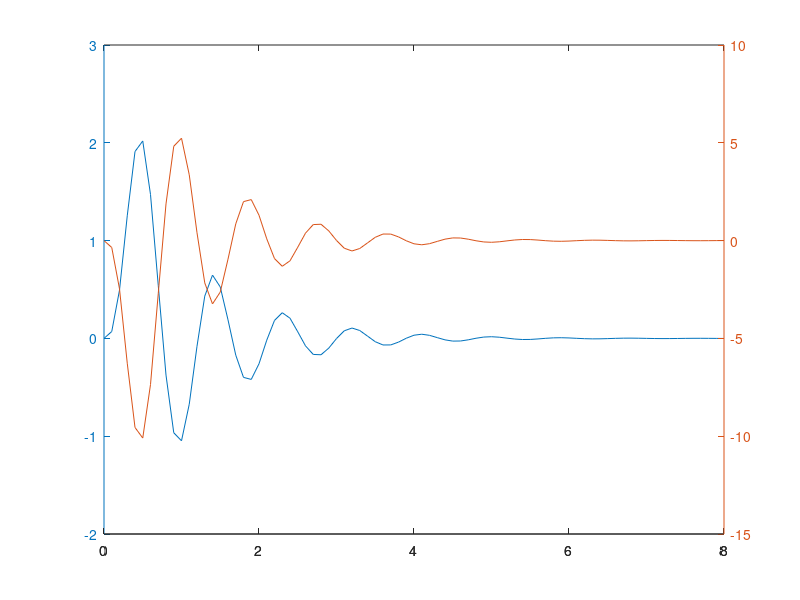
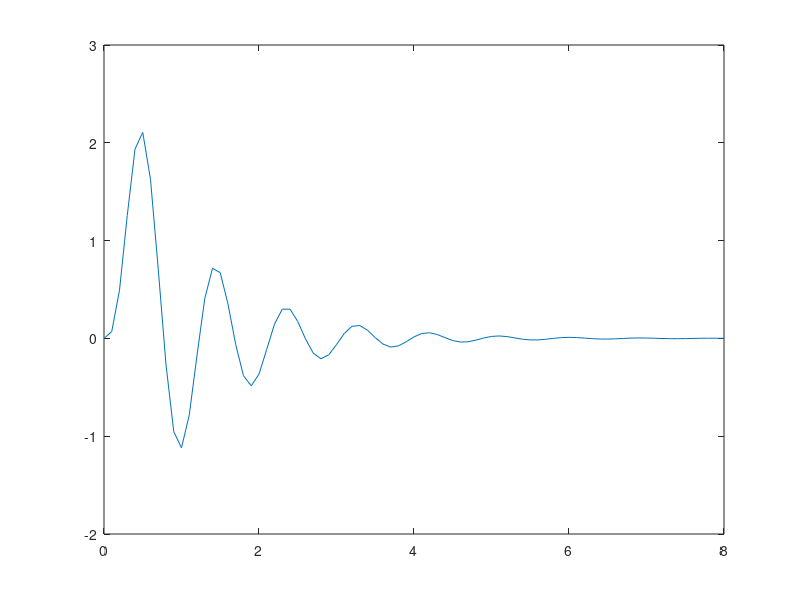

Write MATLAB code to recreate these figures, in order.
function TP6MVP3
m=0.1;
c=0.2;
k=5;
dt=0.1;
t=0:dt:8;
P=zeros(1,length(t));
P(2)=5; P(3)=8; P(4)=7; P(5)=5; P(6)=3; P(7)=2; P(8)=1;
tolerancia=0.0001;

x=zeros(1,length(t));
v=zeros(1,length(t));
a=zeros(1,length(t));

for i=1:length(t)-1
fin=0;
a(i)=(1/m)*(P(i)-c*v(i)-k*x(i));
it=0;
while fin==0
it=it+1;
vprev=v(i)+(dt/2)*(a(i)+a(i+1));
xprev=x(i)+v(i)*dt+a(i)*((dt^2)/3)+a(i+1)*((dt^2)/6);

a(i+1)=(1/m)*(P(i+1)-c*vprev-k*xprev);

v(i+1)=v(i)+(dt/2)*(a(i)+a(i+1));
x(i+1)=x(i)+v(i)*dt+a(i)*((dt^2)/3)+a(i+1)*((dt^2)/6);

error=max(abs(a(i+1)-a(i))./a(i+1));
if(error<=tolerancia | it>=100)
fin=1;
endif

endwhile

endfor
M=zeros(length(t),3);
M(:,1)=t; M(:,2)=P; M(:,3)=x;
disp("Con NewmarkBeta implicito:");
M(1:5,:)
Felastica=-k*x;
plotyy(t,x,t,Felastica);

xbeta=NewMarckBetaExplicito(dt,t,m,c,k,P,0,0,0);
figure();
plot(t,xbeta);

B(:,1)=t; B(:,2)=P; B(:,3)=xbeta;
disp("Con NewmarkBeta explicito:");
B(1:5,:)
endfunction

function x=NewMarckBetaExplicito(dt,t,m,c,k,P,x0,v0,a0)
  x=zeros(1,length(t)); x(1)=x0;
  v=zeros(1,length(t)); v(1)=v0;
  a=zeros(1,length(t)); a(1)=a0;

  kd=k+(3*c)/dt+(6*m)/dt^2;

  for i=1:length(t)-1
    Pd=P(i+1)+m*((6*x(i))/dt^2+(6*v(i))/dt+2*a(i))+c*((3*x(i))/dt+2*v(i)+(dt*a(i))/2);
    x(i+1)=Pd/kd;
    v(i+1)=-2*v(i)-(dt*a(i))/2+(3*(x(i+1)-x(i)))/dt;
    a(i+1)=(1/m)*(P(i+1)-c*v(i+1)-k*x(i+1));
  endfor
endfunction
